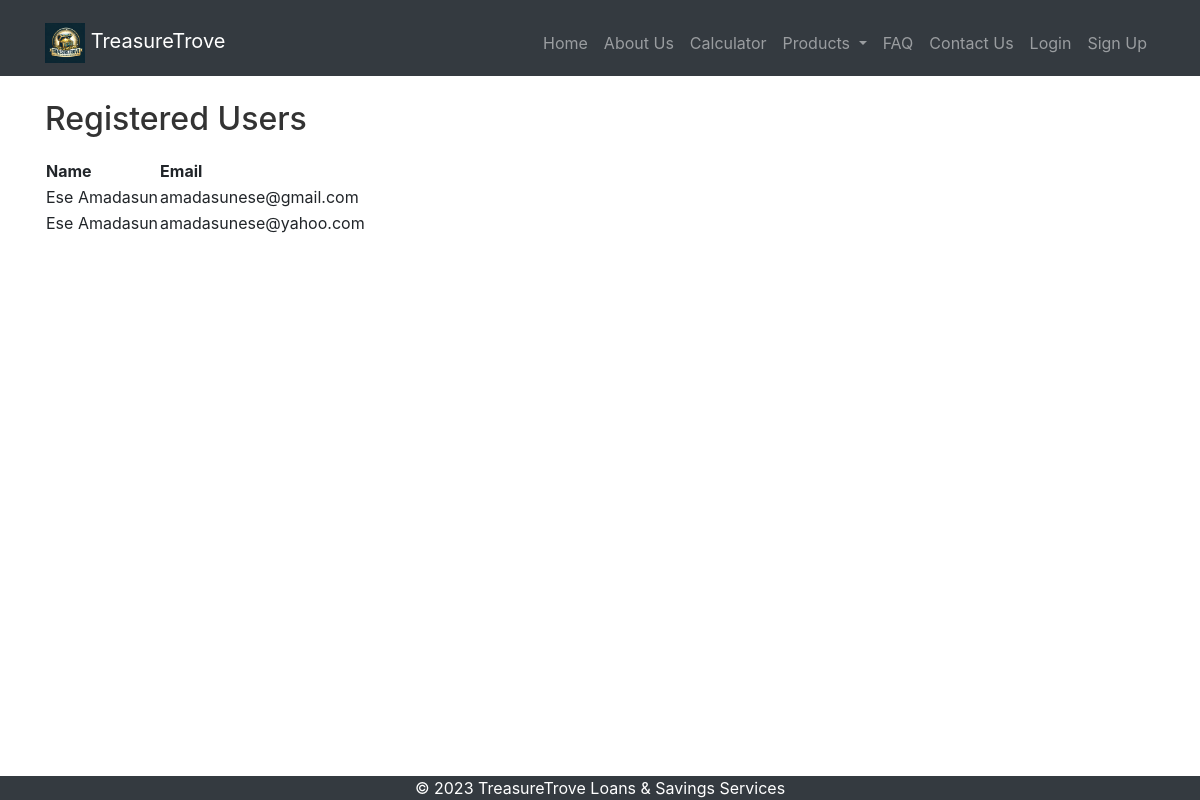
The app's page /admin_users, older data.
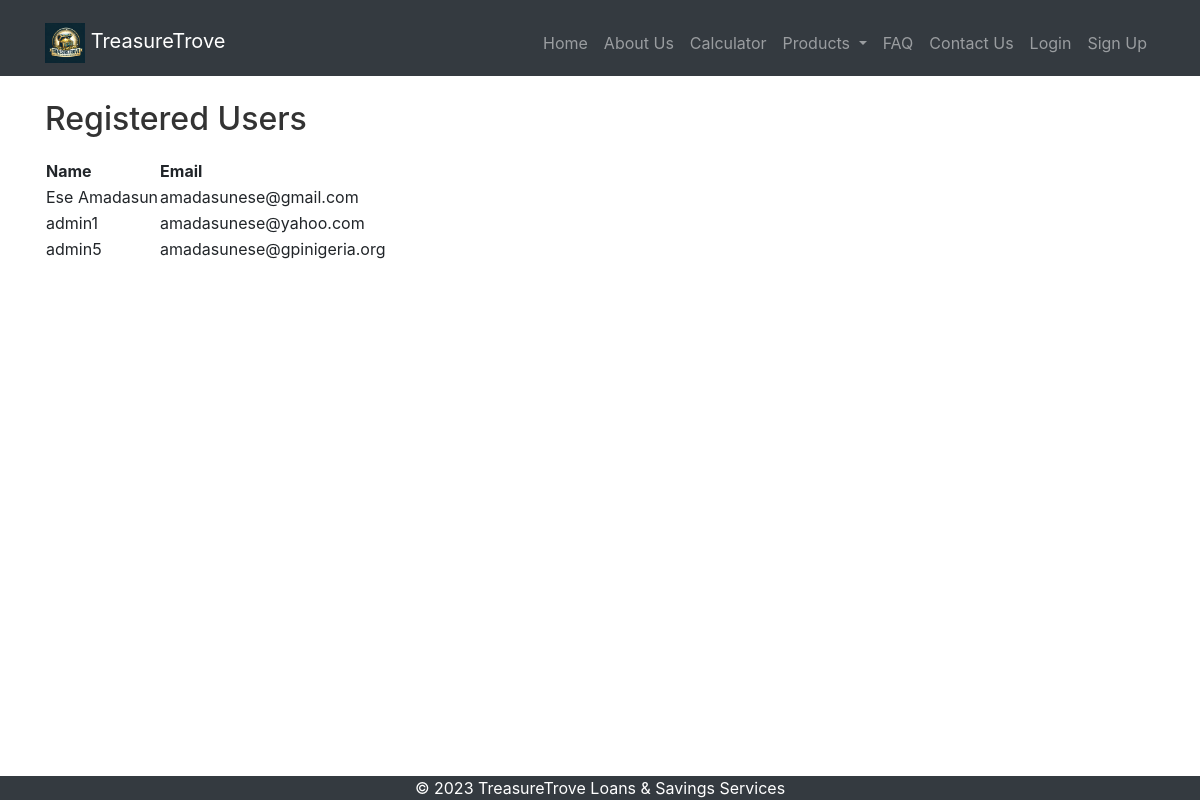
The same page, newer data.
### models.py (models this page shows)
class User(db.Model):
    id = db.Column(db.Integer, primary_key=True)
    name = db.Column(db.String(255), nullable=False)
    email = db.Column(db.String(255), unique=True, nullable=False)
    phone = db.Column(db.String(20), nullable=False)
    password = db.Column(db.String(255), nullable=False)
    account_number = db.Column(db.String(10), unique=True)
    address = db.Column(db.String(255))
    bvn = db.Column(db.String(11))
    nin = db.Column(db.String(11))
    dob = db.Column(db.Date)
    employment_status = db.Column(db.String(10))
    marital_status = db.Column(db.String(10))
    wallet_balance = db.Column(db.Float, default=0.0)
    is_admin = db.Column(db.Boolean, default=False)

### routes.py (the view)
@main.route('/admin_users')
def admin_users():
    users = User.query.all()
    return render_template('admin_users.html', users=users)

### templates/admin_users.html
{% extends 'base.html' %}
{% block content %}
<h2>Registered Users</h2>
<table>
    <tr>
        <th>Name</th>
        <th>Email</th>
    </tr>
    {% for user in users %}
    <tr>
        <td>{{ user.name }}</td>
        <td>{{ user.email }}</td>
    </tr>
    {% endfor %}
</table>
{% endblock %}

### templates/base.html (shortened to what this page needs)
<!DOCTYPE html>
<html>
<head>
    <link href="https://stackpath.bootstrapcdn.com/bootstrap/4.3.1/css/bootstrap.min.css" rel="stylesheet">
    <link rel="stylesheet" href="https://cdnjs.cloudflare.com/ajax/libs/font-awesome/5.15.3/css/all.min.css">
    <link href="{{ url_for('static', filename='css/styles.css') }}" rel="stylesheet">
</head>
<body>
    <header>
        <nav class="navbar navbar-expand-lg navbar-dark bg-dark">
            <div class="container">
                <a class="navbar-brand" href="{{ url_for('main.index') }}">
                    <img src="{{ url_for('static', filename='images/logo.jpeg') }}" alt="Logo" class="img-fluid" style="height: 40px;">
                    TreasureTrove
                </a>
                <div class="collapse navbar-collapse" id="navbarResponsive">
                    <ul class="navbar-nav ml-auto">
                        <li class="nav-item">
                            <a class="nav-link" href="{{ url_for('main.index') }}">Home</a>
                        </li>
                        <li class="nav-item">
                            <a class="nav-link" href="{{ url_for('main.about') }}">About Us</a>
                        </li>
                        <li class="nav-item">
                            <a class="nav-link" href="{{ url_for('main.calculator') }}">Calculator</a>
                        </li>
                        <li class="nav-item dropdown">
                            <a class="nav-link dropdown-toggle" href="#" id="navbarDropdownMenuLink" role="button" data-toggle="dropdown" aria-haspopup="true" aria-expanded="false">
                                Products
                            </a>
                        </li>
                        <li class="nav-item">
                            <a class="nav-link" href="{{ url_for('main.faq') }}">FAQ</a>
                        </li>
                        <li class="nav-item">
                            <a class="nav-link" href="{{ url_for('main.contact') }}">Contact Us</a>
                        </li>
                        {% if 'user_email' in session %}
                            <li class="nav-item">
                                <a class="nav-link" href="{{ url_for('main.dashboard') }}">Dashboard</a>
                            </li>
                            {% if current_user.is_authenticated and current_user.is_admin %}
                                <li class="nav-item">
                                    <a class="nav-link" href="{{ url_for('main.admin_dashboard') }}">Admin Dashboard</a>
                                </li>
                            {% endif %}
                            <li class="nav-item">
                                <a class="nav-link" href="{{ url_for('main.logout') }}">Logout</a>
                            </li>
                        {% else %}
                            <li class="nav-item">
                                <a class="nav-link" href="{{ url_for('main.login') }}">Login</a>
                            </li>
                            <li class="nav-item">
                                <a class="nav-link" href="{{ url_for('main.signup') }}">Sign Up</a>
                            </li>
                        {% endif %}
                    </ul>
                </div>
            </div>
        </nav>
    </header>
    <main class="container mt-4">
        {% block content %}{% endblock %}
    </main>
    <footer class="footer">
        <p>© 2023 TreasureTrove Loans & Savings Services</p>
    </footer>

### static/css/styles.css (style rules this page uses)
body { padding-top: 0px; }
footer { background-color: #f5f5f5; padding: 10px 0; text-align: center; position: fixed; left: 0; bottom: 0; width: 100%; }
html { height: 100%; }
body { display: flex; flex-direction: column; height: 100%; margin: 0; }
.footer { background-color: #343a40; color: white; text-align: center; padding: 0px 0; width: 100%; }
.footer p { margin: 0; }
.container_fd h1, .container h2 { color: #333; margin-bottom: 20px; }
.container { margin-top: 10px; }

Row changes from the older to the newer data that the page shows:
changed User "amadasunese@yahoo.com": name "Ese Amadasun" → "admin1"
added User: name "admin5", email "amadasunese@gpinigeria.org"
